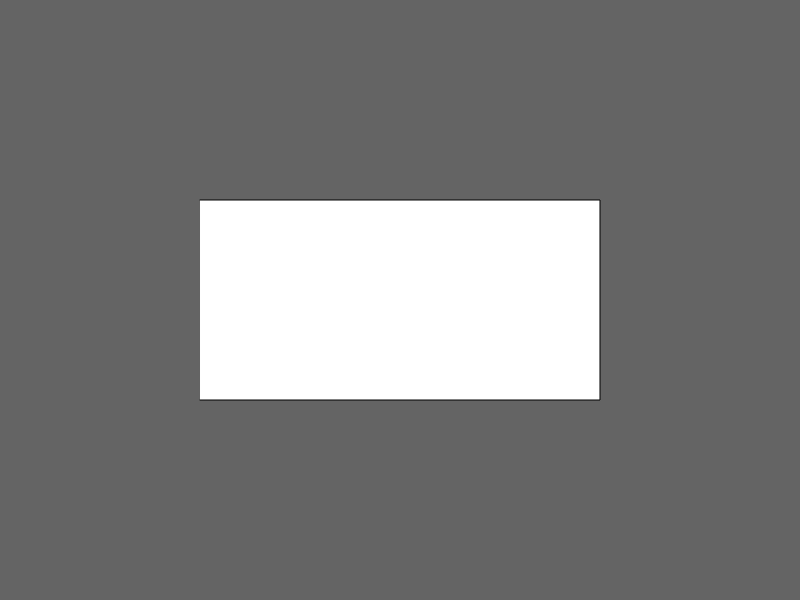
Frame 1 (no input)
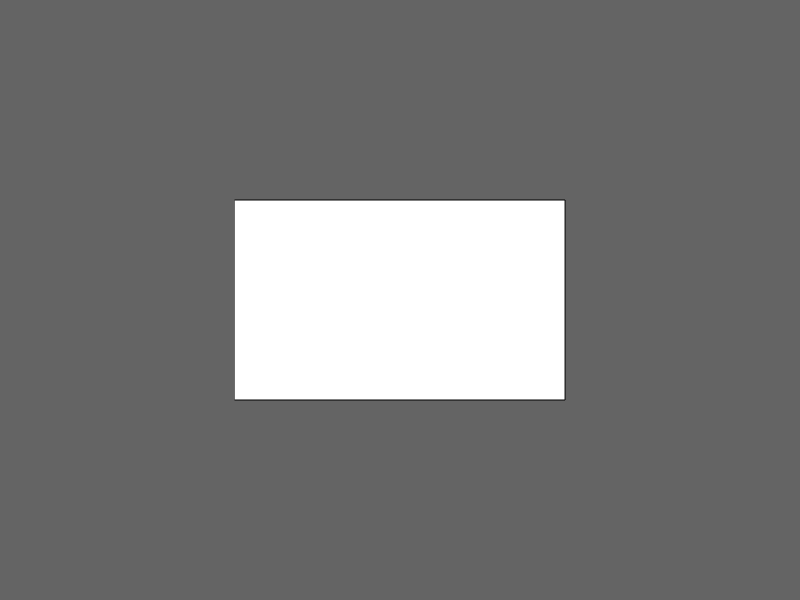
Frame 60 (no input)
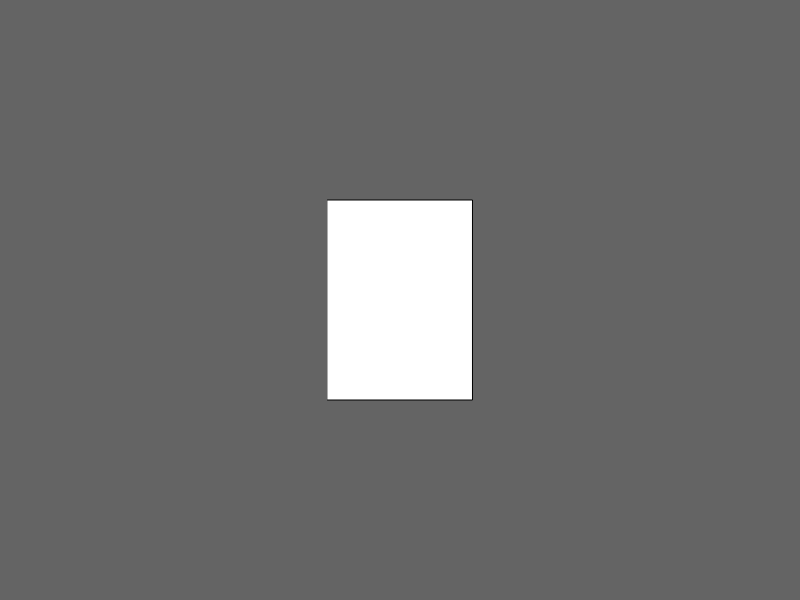
Frame 120 (the mouse pressed at the canvas centre since frame 60)

The p5.js sketch that drew these frames (run headless with seeded random() and noise() and a simulated clock; from frame 60 on, the mouse is pressed at the canvas centre):

// p5.js sketch
// ── sketch.js
let angle = 0

function setup() {
  createCanvas(800, 600)
  colorMode(HSB, 255)
}

// projection
const projection = [
  [1, 0, 0],
  [0, 1, 0]
]

// rect
const x = -200
const y = -100
const w = 400
const h = 200
const z = 0
const rect = [
  [x,     y    , z],
  [x + w, y    , z],
  [x + w, y + h, z],
  [x,     y + h, z]
]

function draw() {
  angle += 0.01
  background(100)
  fill(255)
  translate(width / 2, height / 2);

  const rotationZ = [
    [ cos(angle), -sin(angle), 0],
    [ sin(angle), cos(angle), 0],
    [ 0, 0, 1]
  ]

  const rotationX = [
    [ 1, 0, 0],
    [ 0, cos(angle), -sin(angle)],
    [ 0, sin(angle), cos(angle)]
  ]

  const rotationY = [
    [ cos(angle), 0, sin(angle)],
    [ 0, 1, 0],
    [ -sin(angle), 0, cos(angle)]
  ]

  const translatemat = [
    [1, 0, -100],
    [0, 1, -50],
    [0, 0, 1]
  ]
  
  const negativetranslatemat = [
    [1, 0, 100],
    [0, 1, 50],
    [0, 0, 1]
  ]

  var projected = []
  for (var i = 0; i < rect.length; i++) {
    var rotated = matmulPoint(translatemat, rect[i])
    rotated = matmul(rotationY, rotated)
    // rotated = matmul(rotationX, rotated)
    // rotated = matmul(rotationZ, rotated)
    // rotated = matmul(negativetranslatemat, rotated)
    var projected2d = matmul(projection, rotated)
    projected[i] = projected2d
  }

  beginShape()
  for (let i = 0; i < projected.length; i++) {
    vertex(projected[i][0], projected[i][1])
  }
  endShape()
  fill(0)
}

function matmulPoint(a, b) {
  var m = [
    [b[0]],
    [b[1]],
    [b[2]]
  ]
  return matmul(a, m)
}
function matmul(a, b) {
  const colsA = a[0].length
  const rowsA = a.length
  const colsB = b[0].length
  const rowsB = b.length
  if (colsA != rowsB) {
    console.log("Columns of A must match rows of B")
    return null;
  }

  var result = []
  for (var i = 0; i < rowsA; i++) {
    result[i] = []
    for (var j = 0; j < colsB; j++) {
      var sum = 0;
      for (var k = 0; k < colsA; k++) {
        sum += a[i][k] * b[k][j]
      }
      result[i][j] = sum
    }
  }
  return result
}
